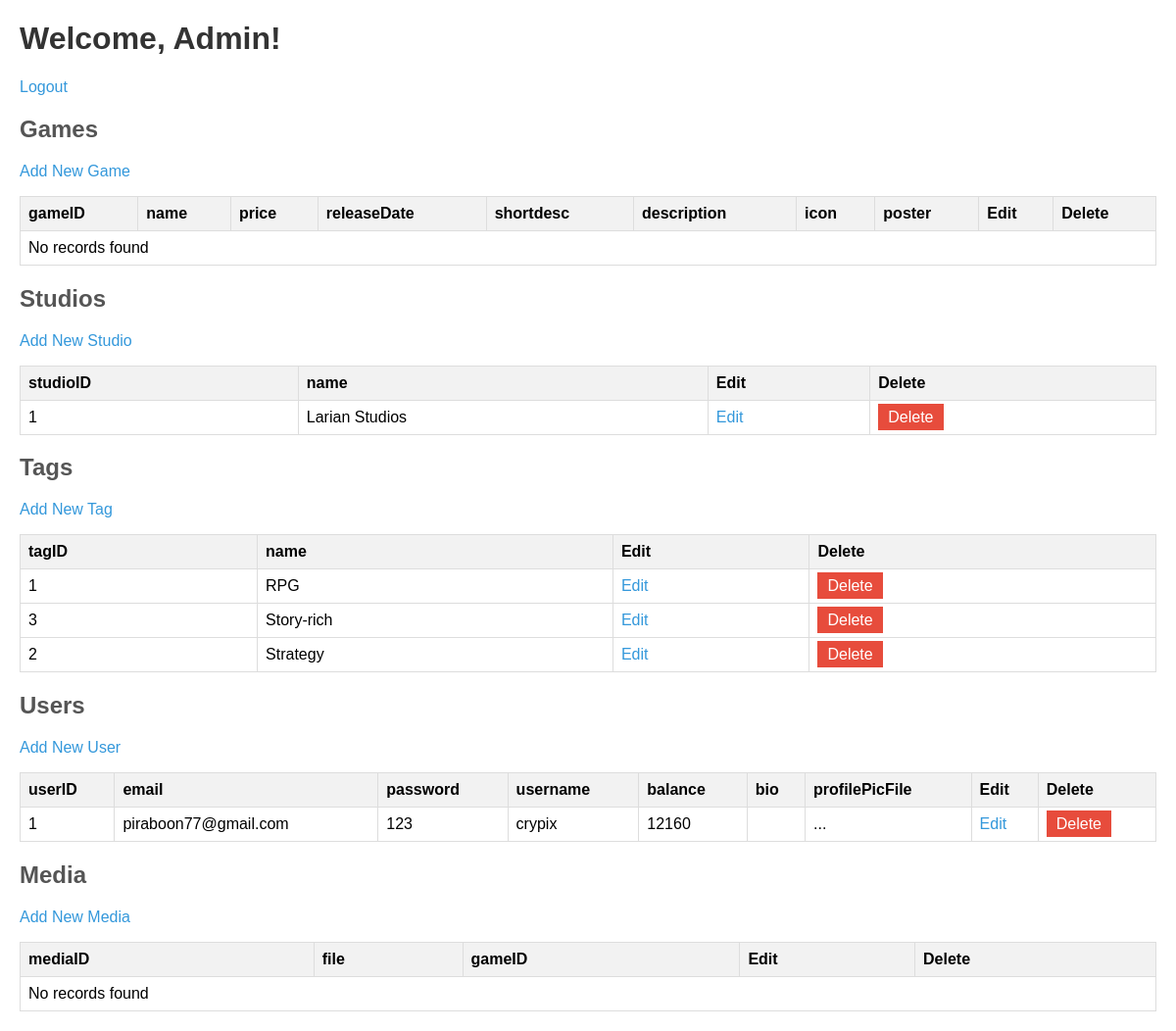
Screenshot of /admin.php (signed in) with the database file from the repository.
### tables this page shows
CREATE TABLE `studio` (
  `studioID` int(11) NOT NULL,
  `name` varchar(64) NOT NULL
);

CREATE TABLE `tag` (
  `tagID` int(11) NOT NULL,
  `name` varchar(32) NOT NULL
);

CREATE TABLE `user` (
  `userID` int(11) NOT NULL,
  `email` varchar(64) NOT NULL,
  `password` varchar(64) NOT NULL,
  `username` varchar(32) NOT NULL,
  `balance` float NOT NULL DEFAULT '0',
  `bio` varchar(256) DEFAULT NULL,
  `profilePicFile` longblob
);

### admin_display_table.php (the view)
<?php
function displayTable($mysqli, $tableName, $columns)
{
    echo "<table>";
    echo "<tr>";
    foreach ($columns as $column) {
        echo "<th>$column</th>";
    }
    echo "<th>Edit</th>";
    echo "<th>Delete</th>";
    echo "</tr>";
    $sql = "SELECT * FROM $tableName";
    $result = $mysqli->query($sql);
    if ($result->num_rows > 0) {
        while ($row = $result->fetch_assoc()) {
            echo "<tr>";
            foreach ($columns as $column) {
                if ($column == 'icon' || $column == 'poster' || $column == 'profilePicFile' || $column == 'file') {
                    $limitedContent = substr($row[$column], 0, 50);
                    echo "<td>$limitedContent...</td>";
                } else {
                    echo "<td>{$row[$column]}</td>";
                }
            }
            echo "<td><a href='edit_$tableName.php?id={$row[$columns[0]]}'>Edit</a></td>";
            echo "<td><a href='delete_$tableName.php?id={$row[$columns[0]]}' class='delete-btn' onclick='return confirmDelete();'>Delete</a></td>";
            echo "</tr>";
        }
    } else {
        echo "<tr><td colspan='" . (count($columns) + 2) . "'>No records found</td></tr>";
    }
    echo "</table>";
}
?>

### admin.php (shortened to what this page needs)
<?php
$servername = "localhost";
$username = "admin";
$password = "admin";
$database = "ggg";
$mysqli = new mysqli($servername, $username, $password, $database);
?>
<!DOCTYPE html>
<html lang="en">
<head>
</head>
<body>
    <h1>Welcome, Admin!</h1>
    <p><a href="?logout=true">Logout</a></p>
    <?php include_once('admin_display_table.php'); ?>
    <section>
        <h2>Games</h2>
        <p><a href='add_game.php'>Add New Game</a></p>
        <?php displayTable($mysqli, 'game', ['gameID', 'name', 'price', 'releaseDate', 'shortdesc', 'description', 'icon', 'poster']); ?>
    </section>
    <section>
        <h2>Studios</h2>
        <p><a href='add_studio.php'>Add New Studio</a></p>
        <?php displayTable($mysqli, 'studio', ['studioID', 'name']); ?>
    </section>
    <section>
        <h2>Tags</h2>
        <p><a href='add_tag.php'>Add New Tag</a></p>
        <?php displayTable($mysqli, 'tag', ['tagID', 'name']); ?>
    </section>
    <section>
        <h2>Users</h2>
        <p><a href='add_user.php'>Add New User</a></p>
        <?php displayTable($mysqli, 'user', ['userID', 'email', 'password', 'username', 'balance', 'bio', 'profilePicFile']); ?>
    </section>
    <section>
        <h2>Media</h2>
        <p><a href='add_media.php'>Add New Media</a></p>
        <?php displayTable($mysqli, 'media', ['mediaID', 'file', 'gameID']); ?>
    </section>
</body>
</html>

### admin.php (style rules this page uses)
body { font-family: Arial, sans-serif; margin: 20px; }
h1 { color: #333; }
h2 { color: #555; }
table { width: 100%; border-collapse: collapse; margin-top: 10px; }
table, th, td { border: 1px solid #ddd; }
th, td { padding: 8px; text-align: left; }
th { background-color: #f2f2f2; }
a { text-decoration: none; color: #3498db; }
.delete-btn { background-color: #e74c3c; color: #fff; padding: 5px 10px; border: none; cursor: pointer; }

### rows the page displays
studio: studioID "1", name "Larian Studios"
tag: tagID "1", name "RPG"
tag: tagID "3", name "Story-rich"
tag: tagID "2", name "Strategy"
user: userID "1", email "piraboon77@gmail.com", password "123", username "crypix", balance "12160"

### other values shown
$column "gameID"
$column "name"
$column "price"
$column "releaseDate"
$column "shortdesc"
$column "description"
$column "icon"
$column "poster"
$column "studioID"
$column "tagID"
$column "userID"
$column "email"
$column "password"
$column "username"
$column "balance"
